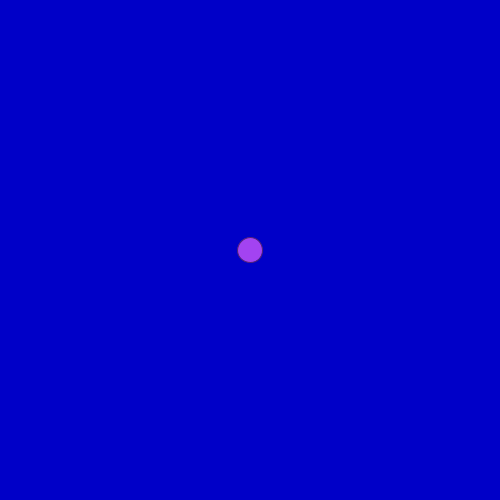
Frame 1 (no input)
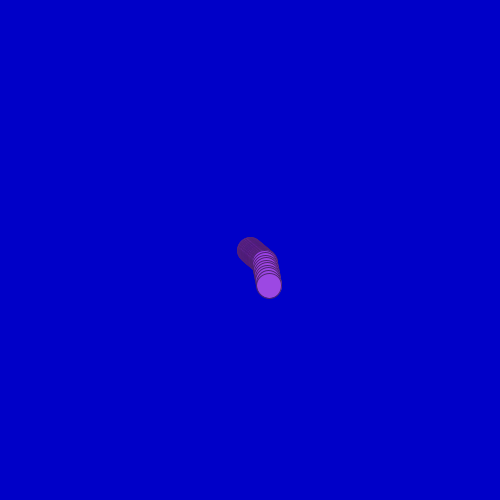
Frame 60 (the mouse pressed at the canvas centre just before this capture)
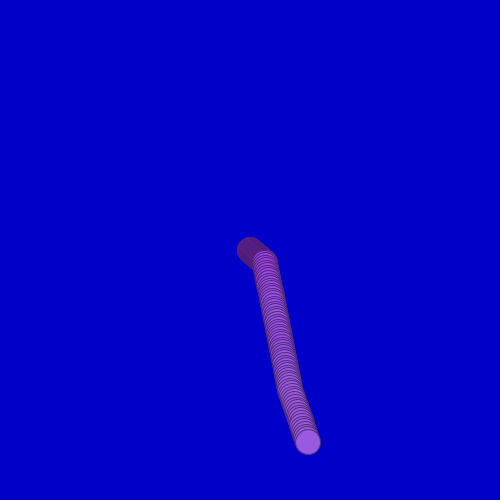
Frame 120 (the mouse held since frame 60 and released just before this capture)

The Processing sketch that drew these frames (run headless with seeded random() and noise(); from frame 60 on, the mouse is pressed at the canvas centre):

// Processing sketch: bila9g2D_losPredkosci
// ── bila9g2D_losPredkosci.pde
//"BILA" - MODEL RUCHU PUNKTU MATERIALNEGO - kolejne przybliżenia
//////////////////////////////////////////////////////////////////
//Program Processingu w trybie 2 - z widocznymi funkcjami
//////////////////////////////////////////////////////////////////
int FR=50; //Na ile kroków dzielimy sekundę?

void setup() //Jest wykonywane raz - po uruchomieniu
{
size(500,500);
//noSmooth();//Bez wygładzania lini? Po prostu odkomentować 
background(0,0,200);//rgB
frameRate(FR);
}

float h=250;
float x=250;
float vh=150;//prędkość pionowa w pikselach/SEKUNDE (!)
float vx=150;//prędkość pozioma
float M=0.75; //Wydajność odbicia sprężystego 1-B = ile energi kinetycznej się rozprasza nie wraca do prędkości po odbiciu

float R=random(255),G=random(255),B=random(255);
int licz=0;
void draw() //Jest wykonywane w niewidocznej pętli
{
  //Wizualizacja
  R+=random(-2.0,2.0);
  G+=random(-2.0,2.0);
  B+=random(-2.0,2.0);//Losuje z zakresu i o tyle powiększa (jaki ujemna to pomniejsza)
  //print(R,' ');//,G,' ',B,"; ");
  fill(R,G,B);
  stroke(R/2,G/2,B/2);
  ellipse(x,height-h,25,25);
  
  //Właściwy model
  if(licz++ % FR == 0) // raz na sekundę zmienia prędkość
  {
    vh=random(-150.0,150.0);//Sterowanie wg. preferencji
    vx=random(-150.0,150.0);//może być asymetryczne - można zobaczyć do czego to prowadzi
    println(vx,' ',vh);
  }
   //<>//
  h+=vh*1/FR; //Zmień wysokość o drogę czyli prędkość pomnożoną przez jednostkę czasu
  x+=vx*1/FR; //Zmień położenie poziome

  //Odbijamy od ścianek okna! Upraszczamy mechanizm odbicia
  if(h<0) 
  {
    vh=-vh*M;
    h=0; //Trochę oszukujemy
  }
  else
  if(height<h)
  {
    vh=-vh*M;
    h=height;//Trochę oszukujemy
  }
  //else //A jakby to wykomentować?
  if(x<0)
  {
     vx=-vx*M;
     x=0;//Trochę oszukujemy
  }
  else
  if(width<x)
  {
     vx=-vx*M;
     x=width;//Trochę oszukujemy
     //print(x,' ');
  }
}
